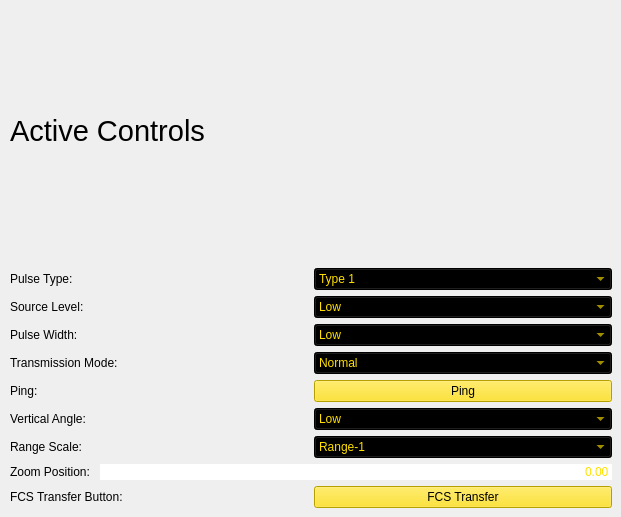
          <widget class="QWidget" name="page_4">
           <widget class="QWidget" name="layoutWidget_2">
            <property name="geometry">
             <rect>
              <x>10</x>
              <y>0</y>
              <width>602</width>
              <height>508</height>
             </rect>
            </property>
            <layout class="QVBoxLayout" name="verticalLayout_7">
             <item>
              <widget class="QLabel" name="label_27">
               <property name="font">
                <font>
                 <family>Ubuntu</family>
                 <pointsize>22</pointsize>
                 <weight>50</weight>
                 <italic>false</italic>
                 <bold>false</bold>
                </font>
               </property>
               <property name="text">
                <string>Active Controls</string>
               </property>
              </widget>
             </item>
             <item>
              <layout class="QVBoxLayout" name="verticalLayout_8">
               <item>
                <layout class="QHBoxLayout" name="horizontalLayout_23">
                 <item>
                  <widget class="QLabel" name="label_4">
                   <property name="text">
                    <string>Pulse Type: </string>
                   </property>
                  </widget>
                 </item>
                 <item>
                  <widget class="QComboBox" name="comboBox_9">
                   <property name="styleSheet">
                    <string notr="true">background-color: rgb(0, 0, 0);
selection-color: rgb(0, 0, 0);
selection-background-color: rgb(255, 224, 0);
color: rgb(255, 224, 0);</string>
                   </property>
                   <property name="editable">
                    <bool>false</bool>
                   </property>
                   <item>
                    <property name="text">
                     <string>Type 1</string>
                    </property>
                   </item>
                   <item>
                    <property name="text">
                     <string>Type 2</string>
                    </property>
                   </item>
                   <item>
                    <property name="text">
                     <string>Type 3</string>
                    </property>
                   </item>
                  </widget>
                 </item>
                </layout>
               </item>
               <item>
                <layout class="QHBoxLayout" name="horizontalLayout_24">
                 <item>
                  <widget class="QLabel" name="label_29">
                   <property name="text">
                    <string>Source Level: </string>
                   </property>
                  </widget>
                 </item>
                 <item>
                  <widget class="QComboBox" name="comboBox_23">
                   <property name="styleSheet">
                    <string notr="true">background-color: rgb(0, 0, 0);
selection-color: rgb(0, 0, 0);
selection-background-color: rgb(255, 224, 0);
color: rgb(255, 224, 0);</string>
                   </property>
                   <property name="editable">
                    <bool>false</bool>
                   </property>
                   <item>
                    <property name="text">
                     <string>Low</string>
                    </property>
                   </item>
                   <item>
                    <property name="text">
                     <string>Med</string>
                    </property>
                   </item>
                   <item>
                    <property name="text">
                     <string>High</string>
                    </property>
                   </item>
                  </widget>
                 </item>
                </layout>
               </item>
               <item>
                <layout class="QHBoxLayout" name="horizontalLayout_25">
                 <item>
                  <widget class="QLabel" name="label_39">
                   <property name="text">
                    <string>Pulse Width: </string>
                   </property>
                  </widget>
                 </item>
                 <item>
                  <widget class="QComboBox" name="comboBox_24">
                   <property name="styleSheet">
                    <string notr="true">background-color: rgb(0, 0, 0);
selection-color: rgb(0, 0, 0);
selection-background-color: rgb(255, 224, 0);
color: rgb(255, 224, 0);</string>
                   </property>
                   <property name="editable">
                    <bool>false</bool>
                   </property>
                   <item>
                    <property name="text">
                     <string>Low</string>
                    </property>
                   </item>
                   <item>
                    <property name="text">
                     <string>Med</string>
                    </property>
                   </item>
                   <item>
                    <property name="text">
                     <string>High</string>
                    </property>
                   </item>
                  </widget>
                 </item>
                </layout>
               </item>
               <item>
                <layout class="QHBoxLayout" name="horizontalLayout_26">
                 <item>
                  <widget class="QLabel" name="label_42">
                   <property name="text">
                    <string>Transmission Mode: </string>
                   </property>
                  </widget>
                 </item>
                 <item>
                  <widget class="QComboBox" name="comboBox_16">
                   <property name="styleSheet">
                    <string notr="true">background-color: rgb(0, 0, 0);
selection-color: rgb(0, 0, 0);
selection-background-color: rgb(255, 224, 0);
color: rgb(255, 224, 0);</string>
                   </property>
                   <property name="editable">
                    <bool>false</bool>
                   </property>
                   <item>
                    <property name="text">
                     <string>Normal</string>
                    </property>
                   </item>
                   <item>
                    <property name="text">
                     <string>Test</string>
                    </property>
                   </item>
                  </widget>
                 </item>
                </layout>
               </item>
               <item>
                <layout class="QHBoxLayout" name="horizontalLayout_27">
                 <item>
                  <widget class="QLabel" name="label_43">
                   <property name="text">
                    <string>Ping: </string>
                   </property>
                  </widget>
                 </item>
                 <item>
                  <widget class="QPushButton" name="pingbutton">
                   <property name="autoFillBackground">
                    <bool>false</bool>
                   </property>
                   <property name="styleSheet">
                    <string notr="true">color: rgb(0, 0, 0);
background-color: rgb(255, 224, 0);</string>
                   </property>
                   <property name="text">
                    <string>Ping</string>
                   </property>
                   <property name="checkable">
                    <bool>false</bool>
                   </property>
                   <property name="checked">
                    <bool>false</bool>
                   </property>
                   <property name="default">
                    <bool>false</bool>
                   </property>
                   <property name="flat">
                    <bool>false</bool>
                   </property>
                  </widget>
                 </item>
                </layout>
               </item>
               <item>
                <layout class="QHBoxLayout" name="horizontalLayout_28">
                 <item>
                  <widget class="QLabel" name="label_44">
                   <property name="text">
                    <string>Vertical Angle: </string>
                   </property>
                  </widget>
                 </item>
                 <item>
                  <widget class="QComboBox" name="comboBox_25">
                   <property name="styleSheet">
                    <string notr="true">background-color: rgb(0, 0, 0);
selection-color: rgb(0, 0, 0);
selection-background-color: rgb(255, 224, 0);
color: rgb(255, 224, 0);</string>
                   </property>
                   <property name="editable">
                    <bool>false</bool>
                   </property>
                   <item>
                    <property name="text">
                     <string>Low</string>
                    </property>
                   </item>
                   <item>
                    <property name="text">
                     <string>Med</string>
                    </property>
                   </item>
                   <item>
                    <property name="text">
                     <string>High</string>
                    </property>
                   </item>
                  </widget>
                 </item>
                </layout>
               </item>
               <item>
                <layout class="QHBoxLayout" name="horizontalLayout_29">
                 <item>
                  <widget class="QLabel" name="label_45">
                   <property name="text">
                    <string>Range Scale: </string>
                   </property>
                  </widget>
                 </item>
                 <item>
                  <widget class="QComboBox" name="comboBox_20">
                   <property name="styleSheet">
                    <string notr="true">background-color: rgb(0, 0, 0);
selection-color: rgb(0, 0, 0);
selection-background-color: rgb(255, 224, 0);
color: rgb(255, 224, 0);</string>
                   </property>
                   <property name="editable">
                    <bool>false</bool>
                   </property>
                   <item>
                    <property name="text">
                     <string>Range-1</string>
                    </property>
                   </item>
                   <item>
                    <property name="text">
                     <string>Range-2</string>
                    </property>
                   </item>
                  </widget>
                 </item>
                </layout>
               </item>
               <item>
                <layout class="QHBoxLayout" name="horizontalLayout_30">
                 <item>
                  <widget class="QLabel" name="label_46">
                   <property name="text">
                    <string>Zoom Position: </string>
                   </property>
                  </widget>
                 </item>
                 <item>
                  <widget class="QLineEdit" name="lineEdit_8">
                   <property name="styleSheet">
                    <string notr="true">color: rgb(255, 224, 0);
selection-background-color: rgb(255, 224, 0);
selection-color: rgb(0, 0, 0);
border-color: rgb(255, 224, 0);</string>
                   </property>
                   <property name="text">
                    <string>0.00</string>
                   </property>
                   <property name="frame">
                    <bool>false</bool>
                   </property>
                   <property name="alignment">
                    <set>Qt::AlignRight|Qt::AlignTrailing|Qt::AlignVCenter</set>
                   </property>
                  </widget>
                 </item>
                </layout>
               </item>
               <item>
                <layout class="QHBoxLayout" name="horizontalLayout_31">
                 <item>
                  <widget class="QLabel" name="label_48">
                   <property name="text">
                    <string>FCS Transfer Button: </string>
                   </property>
                  </widget>
                 </item>
                 <item>
                  <widget class="QPushButton" name="pushButton">
                   <property name="styleSheet">
                    <string notr="true">color: rgb(0, 0, 0);
background-color: rgb(255, 224, 0);</string>
                   </property>
                   <property name="text">
                    <string>FCS Transfer</string>
                   </property>
                  </widget>
                 </item>
                </layout>
               </item>
              </layout>
             </item>
            </layout>
           </widget>
          </widget>
